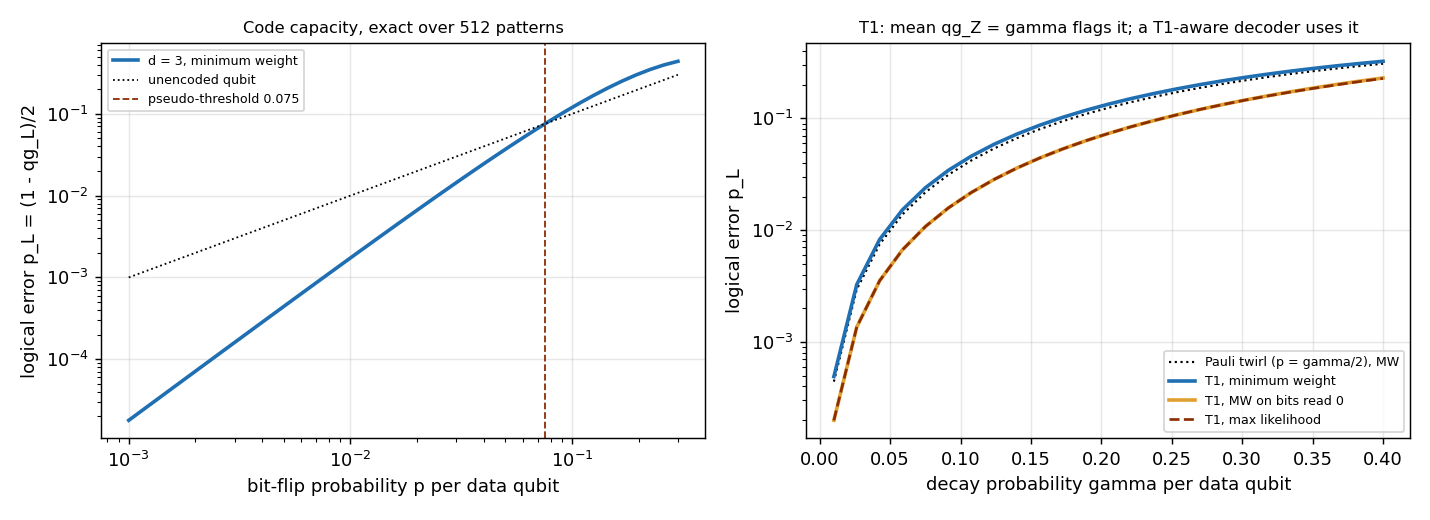

The script that saved this image:
"""
The distance-3 rotated surface code read in qg: syndromes as multi-qubit
qg, a readout-free error-rate estimate, and a T1 witness that changes the
decoder.

Layout: 9 data qubits q = 3 r + c on a 3x3 grid. Z-type stabilizers
{0,1,3,4}, {4,5,7,8} (weight 4) and {2,5}, {3,6} (weight 2) detect X errors;
X-type {1,2,4,5}, {3,4,6,7}, {0,1}, {7,8}. Logical Z_L = Z0 Z1 Z2,
X_L = X0 X3 X6. We study a Z-memory: prepare |0_L>, let noise act, read all
data qubits in Z, rebuild the Z syndrome from the bits, decode, and read
Z_L. Each stabilizer average is a qg of a parity, qg_k = <S_k>; the logical
result is qg_L = 1 - 2 p_L.

A. Code capacity, independent bit flips p (exact, 512 error patterns).
   Minimum-weight decoding gives p_L ~ 18 p^2 and a pseudo-threshold where
   p_L = p.
B. Syndrome qg as an error-rate meter. With flips p and an ancilla readout
   gain b = 1 - 2q (§31), a weight-w stabilizer reads qg_w = b (1 - 2p)^w.
   The two weights of this code separate the two: (1 - 2p)^2 = qg_4/qg_2,
   b = qg_2^2/qg_4. Finite-shot bias and spread by Monte Carlo.
C. T1. Amplitude damping on the data is not a Pauli channel: in the Z basis
   it only turns 1 into 0. Its Pauli twirl is a symmetric bit flip of
   p = gamma/2, which leaves every data qubit at qg_Z = 0; the real channel
   moves the register-mean qg_Z of the final readout to +gamma. That mean
   costs nothing (it comes from the same bits as the syndrome) and tells
   the decoder that a bit read as 1 cannot have flipped. We compare the
   minimum-weight decoder, a T1-aware minimum-weight decoder (errors only
   on bits read 0) and the exact maximum-likelihood decoder.

Exact checks: 9-qubit density-matrix simulation of |0_L> with amplitude
damping reproduces <Z_i> = gamma and the classical model used in C.

Findings (python examples/surface_code_d3_qg.py):

  A. Bit flips, exact: p_L = 1.79e-5, 1.73e-3, 1.44e-2 at p = 0.001,
     0.01, 0.03 (p_L/p^2 -> 18: eighteen weight-2 patterns defeat the
     decoder); minimum weight equals maximum likelihood here to 1e-15.
     Pseudo-threshold p_L = p at p = 0.0753.
  B. Two stabilizer weights separate data errors from ancilla readout
     error. With q = 0.02, reading p from the weight-4 qg alone gives 0.015
     for a true 0.010 (50% high) and 0.035 for 0.030; the ratio
     qg_4/qg_2 gives 0.0100 and 0.0300 exactly, and b = 0.960. With 2000
     shots per stabilizer: p = 0.0098 +- 0.0025 and 0.0298 +- 0.0036, b to
     +-0.014-0.026, no visible bias. This is §31's calibrated readout gain
     b, obtained for free from the code's own geometry.
  C. T1 on the data. The 9-qubit density matrix confirms <Z_i> = gamma on
     every qubit and the classical decay model to 4e-17. A weight-w
     syndrome reads qg_w = (1-gamma)^w + gamma^w exactly (the stabilizer
     support of a codeword is a uniform even-weight string), against
     (1-gamma)^w for the Pauli twirl: 0.98020 vs 0.98010 for w = 2 at
     gamma = 0.01, a difference of gamma^w that needs ~1e8 shots to see.
     Syndromes are practically blind to T1-vs-Pauli; mean qg_Z = gamma is
     not (it is 0 for any symmetric flip) and is read from the same bits. The Pauli twirl underestimates the minimum-weight p_L by
     6-11 % (4.41e-4 vs 4.90e-4 at gamma = 0.01). Knowing it is T1, a
     decoder that places errors only on bits read 0 cuts p_L 2.1-2.5x for
     gamma <= 0.1 (1.6x at 0.3)
     (4.90e-4 -> 1.99e-4 at gamma = 0.01; 4.03e-2 -> 1.89e-2 at 0.1) and
     equals maximum likelihood (within 0.1 %) up to gamma = 0.3. Averaged over |0_L> and
     |1_L> (T1 treats them differently: 0.211 vs 0.251 at gamma = 0.3).
  D. The honest limit of C. Add symmetric flips p on top of the decay and
     the hard "bits read 0" rule breaks: at gamma = 0.03 it is already 1.8x
     WORSE than minimum weight with p = 0.003, and 2.8-2.9x worse with
     p = 0.01-0.03. The maximum-likelihood decoder with gamma and p
     estimated from mean qg_Z = gamma(1-2p) and qg_4 = ((1-gamma)(1-2p))^4
     (both recovered to 4 digits) never loses to minimum weight, but its
     gain shrinks fast: 2.4x at p = 0, 1 % at p = 0.1 gamma, 17 % at
     gamma = 0.1, p = 0.01. The qg readout tells you which decoder to use;
     the benefit is large only when T1 dominates the data-qubit noise.

  What is new and what is not. Syndrome-statistics noise estimation and
  asymmetric-channel (T1-aware) decoding are known ideas. Ours: the
  two-weight separation of p and b on the d = 3 code, the observation that
  the syndromes are blind to T1-vs-Pauli while the register-mean qg_Z of
  the same bits is not, and the exact d = 3 numbers with the robustness
  limit D. Limitations: code capacity only (perfect syndrome extraction
  except for the readout gain in B, a single round); Z-memory only (an
  X-memory reads in X and gets no qg_Z signal); no circuit-level noise,
  no leakage, no repeated rounds; d = 3 only.
"""

import itertools
import math

import numpy as np

N = 9
Z_STABS = [(0, 1, 3, 4), (4, 5, 7, 8), (2, 5), (3, 6)]
X_STABS = [(1, 2, 4, 5), (3, 4, 6, 7), (0, 1), (7, 8)]
Z_L = (0, 1, 2)
X_L = (0, 3, 6)


def _mask(qs):
    m = 0
    for q in qs:
        m |= 1 << q
    return m


ZS = [_mask(s) for s in Z_STABS]
XS = [_mask(s) for s in X_STABS]
ZL = _mask(Z_L)
XL = _mask(X_L)
POP = [bin(i).count("1") for i in range(1 << N)]


def syndrome(bits):
    return tuple(POP[bits & s] & 1 for s in ZS)


def zl(bits):
    return POP[bits & ZL] & 1


def codewords(logical=0):
    """Z-basis support of |0_L> (logical=0) or |1_L>: span of the X stabilizers."""
    out = []
    for k in range(1 << len(XS)):
        c = 0
        for j, s in enumerate(XS):
            if k >> j & 1:
                c ^= s
        out.append(c ^ (XL if logical else 0))
    return sorted(set(out))


# --------------------------------------------------------------------- #
# decoders
# --------------------------------------------------------------------- #
def _mw_table():
    table = {}
    for e in sorted(range(1 << N), key=lambda x: (POP[x], x)):
        table.setdefault(syndrome(e), e)
    return table


MW = _mw_table()


def decode_mw(bits):
    return bits ^ MW[syndrome(bits)]


def decode_t1(bits):
    """Minimum weight among flips on bits read 0 (a 1 -> 0 decay leaves a 0)."""
    zeros = ~bits & ((1 << N) - 1)
    s = syndrome(bits)
    best = None
    for e in range(1 << N):
        if e & ~zeros:
            continue
        if syndrome(e) == s and (best is None or POP[e] < POP[best]):
            best = e
    return bits ^ (best if best is not None else MW[s])


# --------------------------------------------------------------------- #
# A. code capacity
# --------------------------------------------------------------------- #
def logical_error_bitflip(p):
    pl = 0.0
    for e in range(1 << N):
        if zl(decode_mw(e)):
            pl += p ** POP[e] * (1 - p) ** (N - POP[e])
    return pl


def pseudo_threshold():
    lo, hi = 1e-4, 0.49
    for _ in range(60):
        mid = 0.5 * (lo + hi)
        if logical_error_bitflip(mid) < mid:
            lo = mid
        else:
            hi = mid
    return 0.5 * (lo + hi)


# --------------------------------------------------------------------- #
# B. syndrome qg as an error-rate meter
# --------------------------------------------------------------------- #
def syndrome_qg(p, q=0.0):
    b = 1 - 2 * q
    return {len(s): b * (1 - 2 * p) ** len(s) for s in Z_STABS}


def estimate_p_b(qg4, qg2):
    r = qg4 / qg2
    p = (1 - math.sqrt(max(r, 0.0))) / 2
    b = qg2 * qg2 / qg4
    return p, b


def sample_estimate(p, q, shots, reps, rng):
    """Monte Carlo of the ancilla readout: each shot flips data bits with p,
    each stabilizer readout with q. Returns arrays of (p_hat, b_hat)."""
    ps, bs = [], []
    for _ in range(reps):
        flips = rng.random((shots, N)) < p
        bits = (flips * (1 << np.arange(N))).sum(axis=1)
        vals = {}
        for s, m in zip(Z_STABS, ZS):
            par = np.array([POP[int(x) & m] & 1 for x in bits])
            par ^= rng.random(shots) < q
            vals.setdefault(len(s), []).append(1 - 2 * par.mean())
        qg4, qg2 = np.mean(vals[4]), np.mean(vals[2])
        ph, bh = estimate_p_b(qg4, qg2)
        ps.append(ph)
        bs.append(bh)
    return np.array(ps), np.array(bs)


# --------------------------------------------------------------------- #
# C. T1 on the data
# --------------------------------------------------------------------- #
def readout_dist(gamma, p=0.0, logical=0):
    """Exact distribution of the final Z readout of |0_L> or |1_L> after
    amplitude damping gamma (each 1 decays to 0) followed by bit flips p.
    The Z-basis populations of amplitude damping evolve classically, so a
    uniform codeword plus classical decay is exact (checked below against
    the 9-qubit density matrix)."""
    cw = codewords(logical)
    dist = {}
    for c in cw:
        ones = [q for q in range(N) if c >> q & 1]
        for k in range(len(ones) + 1):
            for sub in itertools.combinations(ones, k):
                r = c ^ _mask(sub)
                dist[r] = dist.get(r, 0.0) + gamma**k * (1 - gamma) ** (len(ones) - k) / len(cw)
    if p > 0:
        out = {}
        for r, pr in dist.items():
            for e in range(1 << N):
                out[r ^ e] = out.get(r ^ e, 0.0) + pr * p ** POP[e] * (1 - p) ** (N - POP[e])
        dist = out
    return dist


def decode_ml(bits, gamma, p=0.0):
    """Exact maximum likelihood for decay gamma followed by flips p: per bit,
    P(0|1) = a = gamma (1-p) + (1-gamma) p, P(1|0) = p. Returns the logical."""
    a = gamma * (1 - p) + (1 - gamma) * p
    tr = {(1, 0): a, (1, 1): 1 - a, (0, 0): 1 - p, (0, 1): p}
    lik = []
    for logical in (0, 1):
        tot = 0.0
        for c in codewords(logical):
            w = 1.0
            for q in range(N):
                w *= tr[(c >> q & 1, bits >> q & 1)]
            tot += w
        lik.append(tot)
    return 0 if lik[0] >= lik[1] else 1


def estimate_gamma_p(mean_qg_z, qg4):
    """Invert mean qg_Z = gamma (1-2p) and qg_4 ~ ((1-gamma)(1-2p))^4
    (exact up to O(gamma^4); see findings C)."""
    u = qg4 ** 0.25  # (1-gamma)(1-2p)
    one_minus_2p = u + mean_qg_z
    return mean_qg_z / one_minus_2p, (1 - one_minus_2p) / 2


def t1_study(gamma, p=0.0):
    """Logical error averaged over |0_L> and |1_L> for three decoders. The ML
    decoder uses gamma and p estimated from the qg of the |0_L> readout."""
    d0 = readout_dist(gamma, p, 0)
    mean_qg = sum(pr * np.mean([1 - 2 * (r >> q & 1) for q in range(N)]) for r, pr in d0.items())
    stab = {s: sum(pr * (1 - 2 * (POP[r & _mask(s)] & 1)) for r, pr in d0.items()) for s in Z_STABS}
    g_hat, p_hat = estimate_gamma_p(mean_qg, stab[Z_STABS[0]])
    g_hat, p_hat = max(g_hat, 0.0), max(p_hat, 0.0)
    res = {"mean_qg_z": mean_qg, "stab_qg": stab, "gamma_hat": g_hat, "p_hat": p_hat}
    for name in ("mw", "t1", "ml"):
        per = []
        for logical in (0, 1):
            d = d0 if logical == 0 else readout_dist(gamma, p, 1)
            if name == "mw":
                fail = sum(pr for r, pr in d.items() if zl(decode_mw(r)) != logical)
            elif name == "t1":
                fail = sum(pr for r, pr in d.items() if zl(decode_t1(r)) != logical)
            else:
                fail = sum(pr for r, pr in d.items() if decode_ml(r, g_hat, p_hat) != logical)
            per.append(fail)
        res["pL_" + name] = 0.5 * (per[0] + per[1])
        res["pL_" + name + "_01"] = tuple(per)
    res["pL_twirl"] = logical_error_bitflip(gamma / 2 + p - gamma * p)
    return res



def t1_density_matrix_check(gamma):
    """9-qubit density matrix: |0_L> then amplitude damping on every qubit.
    Returns (<Z_i> list, Z-basis populations)."""
    dim = 1 << N
    psi = np.zeros(dim)
    for c in codewords(0):
        psi[c] = 1.0
    psi /= np.linalg.norm(psi)
    rho = np.outer(psi, psi)
    k0 = np.array([[1, 0], [0, math.sqrt(1 - gamma)]])
    k1 = np.array([[0, math.sqrt(gamma)], [0, 0]])
    rho = rho.reshape([2] * (2 * N))
    for q in range(N):
        ax = N - 1 - q  # qubit q is bit q of the index (little endian)
        new = 0
        for K in (k0, k1):
            t = np.tensordot(K, rho, axes=([1], [ax]))
            t = np.moveaxis(t, 0, ax)
            t = np.tensordot(t, K.conj(), axes=([N + ax], [1]))
            t = np.moveaxis(t, -1, N + ax)
            new = new + t
        rho = new
    rho = rho.reshape(dim, dim)
    pops = np.real(np.diag(rho))
    zs = [float(sum(pops[i] * (1 - 2 * (i >> q & 1)) for i in range(dim))) for q in range(N)]
    return zs, pops


def make_figure(path):
    import matplotlib

    matplotlib.use("Agg")
    import matplotlib.pyplot as plt

    fig, (ax1, ax2) = plt.subplots(1, 2, figsize=(11, 4))
    ps = np.geomspace(1e-3, 0.3, 40)
    ax1.loglog(ps, [logical_error_bitflip(p) for p in ps], color="#1f6fb2", lw=2, label="d = 3, minimum weight")
    ax1.loglog(ps, ps, "k:", lw=1, label="unencoded qubit")
    pt = pseudo_threshold()
    ax1.axvline(pt, color="#8c2d04", lw=1, ls="--", label=f"pseudo-threshold {pt:.3f}")
    ax1.set_xlabel("bit-flip probability p per data qubit")
    ax1.set_ylabel("logical error p_L = (1 - qg_L)/2")
    ax1.set_title("Code capacity, exact over 512 patterns", fontsize=9)
    ax1.legend(fontsize=7)
    ax1.grid(alpha=0.3)
    gs = np.linspace(0.01, 0.4, 25)
    res = [t1_study(g) for g in gs]
    ax2.semilogy(gs, [r["pL_twirl"] for r in res], "k:", lw=1.2, label="Pauli twirl (p = gamma/2), MW")
    ax2.semilogy(gs, [r["pL_mw"] for r in res], color="#1f6fb2", lw=2, label="T1, minimum weight")
    ax2.semilogy(gs, [r["pL_t1"] for r in res], color="#e0a030", lw=2, label="T1, MW on bits read 0")
    ax2.semilogy(gs, [r["pL_ml"] for r in res], "--", color="#8c2d04", lw=1.5, label="T1, max likelihood")
    ax2.set_xlabel("decay probability gamma per data qubit")
    ax2.set_ylabel("logical error p_L")
    ax2.set_title("T1: mean qg_Z = gamma flags it; a T1-aware decoder uses it", fontsize=9)
    ax2.legend(fontsize=7)
    ax2.grid(alpha=0.3)
    fig.tight_layout()
    fig.savefig(path, dpi=130)


if __name__ == "__main__":
    import sys

    print("Code: Z stabilizers", Z_STABS, " codewords of |0_L>:", len(codewords(0)))
    print("\nA. code capacity (bit flips), minimum-weight decoder")
    for p in (0.001, 0.01, 0.03, 0.1):
        pl = logical_error_bitflip(p)
        print(f"  p = {p:5.3f}: p_L = {pl:.3e}  p_L/p^2 = {pl / p**2:.2f}")
    print(f"  pseudo-threshold (p_L = p): {pseudo_threshold():.4f}")

    print("\nB. syndrome qg as an error-rate meter: qg_w = b (1-2p)^w")
    rng = np.random.default_rng(7)
    for p, q in ((0.01, 0.0), (0.01, 0.02), (0.03, 0.02), (0.03, 0.05)):
        sq = syndrome_qg(p, q)
        naive = (1 - sq[4] ** 0.25) / 2
        pe, be = estimate_p_b(sq[4], sq[2])
        ph, bh = sample_estimate(p, q, 2000, 200, rng)
        print(f"  p={p}, q={q}: qg_4={sq[4]:.4f} qg_2={sq[2]:.4f}  naive p from qg_4 alone {naive:.4f}"
              f"  two-weight p={pe:.4f} b={be:.4f};  2000 shots: p {ph.mean():.4f}+-{ph.std():.4f}"
              f" b {bh.mean():.4f}+-{bh.std():.4f}")

    print("\nC. T1 on the data qubits (exact over the readout distribution)")
    zs, pops = t1_density_matrix_check(0.2)
    dist = readout_dist(0.2)
    maxdiff = max(abs(pops[i] - dist.get(i, 0.0)) for i in range(1 << N))
    print(f"  density matrix, gamma 0.2: <Z_i> = {min(zs):.6f}..{max(zs):.6f};"
          f" classical model max |diff| {maxdiff:.1e}")
    print(f"  {'gamma':>6} | {'mean qg_Z':>9} | {'qg w4':>7} {'qg w2':>7} | {'twirl p=g/2':>11} {'MW':>9} {'MW on 0s':>9} {'ML':>9}")
    for g in (0.01, 0.03, 0.1, 0.2, 0.3):
        r = t1_study(g)
        st = r["stab_qg"]
        print(f"  {g:6.2f} | {r['mean_qg_z']:+9.4f} | {st[Z_STABS[0]]:7.4f} {st[Z_STABS[2]]:7.4f} |"
              f" {r['pL_twirl']:11.3e} {r['pL_mw']:9.3e} {r['pL_t1']:9.3e} {r['pL_ml']:9.3e}"
              f"   MW |0_L>/|1_L> {r['pL_mw_01'][0]:.2e}/{r['pL_mw_01'][1]:.2e}")
    print("  T1 plus symmetric flips p (p_L averaged over |0_L>, |1_L>; ML uses gamma, p estimated from qg)")
    for g, p in ((0.03, 0.0), (0.03, 0.003), (0.03, 0.01), (0.03, 0.03), (0.1, 0.01), (0.1, 0.05)):
        r = t1_study(g, p)
        print(f"    gamma {g}, p {p}: mean qg_Z {r['mean_qg_z']:+.4f} -> gamma^ {r['gamma_hat']:.4f} p^ {r['p_hat']:.4f}"
              f"  MW {r['pL_mw']:.3e}  MW on 0s {r['pL_t1']:.3e}  ML(qg-estimated) {r['pL_ml']:.3e}")
    if "--figure" in sys.argv:
        make_figure(__file__.replace(".py", ".png"))
